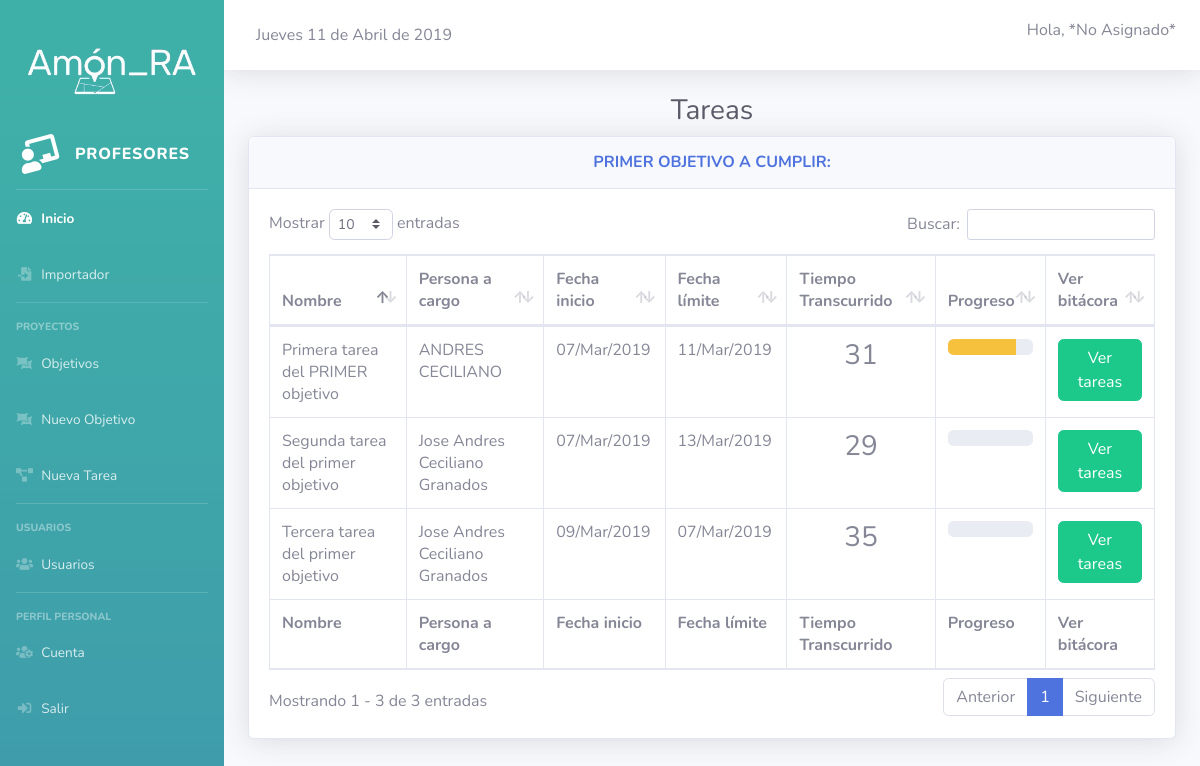
Page /index.php/profesores/tareas/300399 on the committed database.
### tables this page shows
CREATE TABLE `usuarios` (
  `id_usuario` int(11) NOT NULL,
  `nombre` varchar(500) NOT NULL,
  `email` varchar(200) NOT NULL,
  `password` varchar(100) NOT NULL,
  `tipo` int(1) NOT NULL DEFAULT '1' COMMENT '1 ESTUDIANTE 2 PROFESOR'
);

CREATE TABLE `tareas` (
  `id` int(30) NOT NULL,
  `id_persona` int(11) NOT NULL,
  `nombre` varchar(500) NOT NULL,
  `descripcion` text NOT NULL,
  `tarea_padre` int(30) NOT NULL,
  `fecha_creacion` datetime NOT NULL DEFAULT CURRENT_TIMESTAMP,
  `fecha_limite` datetime NOT NULL,
  `fecha_cierre` datetime NOT NULL,
  `estado` int(1) NOT NULL
);

### application/controllers/profesores.php (called while the page is built, shortened)
<?php
class Profesores extends CI_Controller {
    public function tareas()
	{
        $this->load->view('header');
        $this->load->model('tareas_m');
        $this->load->view('profesores/menu_profesores');
		$this->load->view('profesores/tareas');
        $this->load->view('fotter');
	}
}

### index.php (called while the page is built, shortened)
<?php
require_once BASEPATH.'core/CodeIgniter.php';

### application/helpers/general_helper.php (called while the page is built, shortened)
<?php
function fecha(){
  $fecha = substr(date('d-m-Y H:i:s'), 0, 10);
  $numeroDia = date('d', strtotime($fecha));
  $dia = date('l', strtotime($fecha));
  $mes = date('F', strtotime($fecha));
  $anio = date('Y', strtotime($fecha));
  $dias_ES = array("Lunes", "Martes", "Miércoles", "Jueves", "Viernes", "Sábado", "Domingo");
  $dias_EN = array("Monday", "Tuesday", "Wednesday", "Thursday", "Friday", "Saturday", "Sunday");
  $nombredia = str_replace($dias_EN, $dias_ES, $dia);
  $meses_ES = array("Enero", "Febrero", "Marzo", "Abril", "Mayo", "Junio", "Julio", "Agosto", "Septiembre", "Octubre", "Noviembre", "Diciembre");
  $meses_EN = array("January", "February", "March", "April", "May", "June", "July", "August", "September", "October", "November", "December");
  $nombreMes = str_replace($meses_EN, $meses_ES, $mes);
  return $nombredia." ".$numeroDia." de ".$nombreMes." de ".$anio;
}
function nombre_persona(){
    $ci=& get_instance();
    $query = $ci->db->query("SELECT nombre FROM usuarios where id_usuario = '".$_SESSION['usuario']."' ");
    $row = $query->row_array();
    return $row['nombre'];
}
?>

### application/views/profesores/tareas.php (the view, shortened to what this page needs)
<body id="page-top">
        <div class="container-fluid">
            <center>
                <h1 class="h3 mb-2 text-gray-800">Tareas</h1>
            </center>
          <div class="card shadow mb-4">
            <div class="card-header py-3">
                <h6 class="m-0 font-weight-bold text-primary"><center><?= $this->tareas_m->get_nombre_objetivo(); ?></center></h6>
            </div>
            <div class="card-body">
              <div class="table-responsive">
                <table class="table table-bordered" id="dataTable" width="100%" cellspacing="0">
                  <thead>
                    <tr>
                        <th>Nombre</th>
                        <th>Persona a cargo</th>
                        <th>Fecha inicio</th>
                        <th>Fecha límite</th>
                        <th>Tiempo Transcurrido</th>
                        <th>Progreso</th>
                        <th>Ver bitácora</th>
                    </tr>
                  </thead>
                  <tfoot>
                    <tr>
                        <th>Nombre</th>
                        <th>Persona a cargo</th>
                        <th>Fecha inicio</th>
                        <th>Fecha límite</th>
                        <th>Tiempo Transcurrido</th>
                        <th>Progreso</th>
                        <th>Ver bitácora</th>
                    </tr>
                  </tfoot>
                  <tbody>
                      <?php
                        $datos = $this->tareas_m->get_tareas();
                        foreach($datos as $row)
                        {
                          echo ($row->estado != 0) ? "<tr>" : "<tr class='table-success'>";
                          echo '
                            <td>'.$row->nombre.'</td>
                            <td>'.(($row->encargado == "*No Asignado*") ? $row->encargado."<br><center><a href='../asignar_tarea/$row->id/".$this->uri->segment(3)."' class='btn btn-info'>Asignar</a>" : $row->encargado).'</center></td>
                            <td>'.$row->fecha_creacion.'</td>
                            <td>'.$row->fecha_limite.'</td>
                            '.$this->tareas_m->progreso($row->tiempo).'
                            <td>'.$this->tareas_m->avance_tarea($row->id).'</td>
                            </td><td><a href="../bitacora/'.$row->id.'" class="btn btn-success">Ver tareas</a></td>
                          </tr>
                          ';
                        }
                      ?>
                  </tbody>
                </table>
              </div>
            </div>
          </div>
        </div>

### application/views/header.php (shortened to what this page needs)
<html lang="es">
<head>
  <link href="<?php echo base_url(); ?>dist/vendor/fontawesome-free/css/all.min.css" rel="stylesheet" type="text/css">
  <link href="<?php echo base_url(); ?>dist/css/sb-admin-2.min.css" rel="stylesheet">
  <link href="<?php echo base_url(); ?>dist/vendor/datatables/dataTables.bootstrap4.min.css" rel="stylesheet">
</head>
<body id="page-top">

### application/views/profesores/menu_profesores.php
<div id="wrapper">
    <ul class="navbar-nav bg-gradient-primary sidebar sidebar-dark accordion" id="accordionSidebar">
                    <br>
        <br>
        <center>
        <img src="<?php echo base_url(); ?>/dist/img/logo_transparente.png" style="width: 75%;">
        </center><br>
        <a class="sidebar-brand d-flex align-items-center justify-content-center" href="<?php echo base_url(); ?>index.php/profesores">
            <div class="sidebar-brand-icon rotate-n-15">
                <i class="fas fa-chalkboard-teacher"></i>
            </div>
            <div class="sidebar-brand-text mx-3">Profesores </div>
        </a>
        <hr class="sidebar-divider my-0">
        <li class="nav-item active">
            <a class="nav-link" href="<?php echo base_url(); ?>index.php/profesores/">
          <i class="fas fa-fw fa-tachometer-alt"></i>
          <span>Inicio</span></a>
        </li>
             <li class="nav-item ">
            <a class="nav-link" href="<?php echo base_url(); ?>index.php/profesores/importador">
          <i class="fas fa-fw fa-file-import"></i>
          <span>Importador</span></a>
        </li>
        <hr class="sidebar-divider">
        <div class="sidebar-heading">
            Proyectos
        </div>
        <li class="nav-item ">
            <a class="nav-link" href="<?php echo base_url(); ?>index.php/profesores/objetivos">
          <i class="fas fa-fw fa-object-ungroup"></i>
          <span>Objetivos</span></a>
        </li>
        <li class="nav-item ">
            <a class="nav-link" href="<?php echo base_url(); ?>index.php/profesores/nuevo_objetivo">
          <i class="fas fa-fw fa-object-ungroup"></i>
          <span>Nuevo Objetivo</span></a>
        </li>
        <li class="nav-item ">
            <a class="nav-link" href="<?php echo base_url(); ?>index.php/profesores/nueva_tarea">
          <i class="fas fa-fw fa-project-diagram"></i>
          <span>Nueva Tarea</span></a>
        </li>
        <hr class="sidebar-divider">
        <div class="sidebar-heading">
            Usuarios
        </div>
        <li class="nav-item ">
            <a class="nav-link" href="<?php echo base_url(); ?>index.php/profesores/usuarios">
          <i class="fas fa-fw fa-users"></i>
          <span>Usuarios</span></a>
        </li>
        <hr class="sidebar-divider">
        <div class="sidebar-heading">
            Perfil personal
        </div>
        <li class="nav-item ">
            <a class="nav-link" href="<?php echo base_url(); ?>index.php/profesores/cuenta">
          <i class="fas fa-fw fa-users-cog"></i>
          <span>Cuenta</span></a>
            <a class="nav-link" href="#" data-target="#logoutModal"  data-toggle="modal">
          <i class="fas fa-fw fa-sign-in-alt"></i>
          <span>Salir</span></a>
        </li>
    </ul>
    <div id="content-wrapper" class="d-flex flex-column">
        <div id="content">
            <nav class="navbar navbar-expand navbar-light bg-white topbar mb-4 static-top shadow">
                <div class="d-none d-sm-inline-block form-inline mr-auto ml-md-3 my-2 my-md-0 mw-100 navbar-search">
                    <?= fecha(); ?>
                </div>
                 <span class="mr-2 d-none d-lg-inline text-gray-600 small">
                     <h6>Hola, <?= nombre_persona() ?></h6>
                </span>
            </nav>

### application/models/tareas_m.php (shortened to what this page needs)
<?php
class tareas_m extends CI_Model {
    public function avance_tarea($id){
        $query = $this->db->query("SELECT MAX(porcentaje) as porcentaje FROM `bitacora` WHERE `id_tarea` = $id");
        $row = $query->row();
        if($row->porcentaje < 40 ){
            $clase = 'progress-bar bg-danger';
        }else{
            if($row->porcentaje == 100){
                $clase = 'progress-bar bg-success';
            }else{
                $clase = 'progress-bar bg-warning';
            }
        }
        $resultado = '
        <div class="progress mb-4">
            <div class="'.$clase.'" role="progressbar" style="width: '.$row->porcentaje.'%" aria-valuenow="20" aria-valuemin="0" aria-valuemax="100"></div>
        </div>';
        return $resultado;
    }
    public function get_nombre_objetivo(){
        $query = $this->db->query("SELECT nombre FROM `tareas` WHERE tareas.id = ".$this->uri->segment(3)." and  tareas.id = tareas.tarea_padre");
        $row = $query->row();
        return $row->nombre;
    }
    public function get_tareas(){
        $query = $this->db->query("SELECT
            tareas.id,tareas.nombre,
            DATE_FORMAT(tareas.fecha_creacion, '%d/%b/%Y') as fecha_creacion ,
            DATE_FORMAT(tareas.fecha_limite, '%d/%b/%Y') as fecha_limite,
            IF (tareas.estado = 0,DATEDIFF(tareas.fecha_limite,tareas.fecha_cierre),DATEDIFF(now(),tareas.fecha_limite)) as tiempo
            ,tareas.estado,usuarios.nombre as encargado FROM `tareas`,usuarios WHERE tareas.id_persona = usuarios.id_usuario and  tareas.id != tareas.tarea_padre and tareas.tarea_padre = ".$this->uri->segment(3)."");
        return $query->result();
    }
    public function progreso($tiempo){
        $regresar = "";
        if ($tiempo < 0){
            $regresar = '<td class="table-danger"><b><h3><center>'.$tiempo.'</h3></b></td>';
        }else{
            $regresar = '<td><b><h3><center>'.$tiempo.'</h3></b></td>';
        }
        return $regresar;
    }
}
?>

### application/views/fotter.php (shortened to what this page needs)
    </div>
  </div>
</body>
</html>

### rows in the picture
usuarios: nombre "*No Asignado*"
tareas: nombre "PRIMER OBJETIVO A CUMPLIR:"
tareas: nombre "Primera tarea del PRIMER objetivo", id_persona.nombre "ANDRES CECILIANO", fecha_creacion "07/Mar/2019", fecha_limite "11/Mar/2019", tiempo "31", $row->porcentaje 80 (drawn)
tareas: nombre "Segunda tarea del primer objetivo", id_persona.nombre "Jose Andres Ceciliano Granados", fecha_creacion "07/Mar/2019", fecha_limite "13/Mar/2019", tiempo "29"
tareas: nombre "Tercera tarea del primer objetivo", id_persona.nombre "Jose Andres Ceciliano Granados", fecha_creacion "09/Mar/2019", fecha_limite "07/Mar/2019", tiempo "35"

### other values in the picture
fecha() "Jueves 11 de Abril de 2019"
